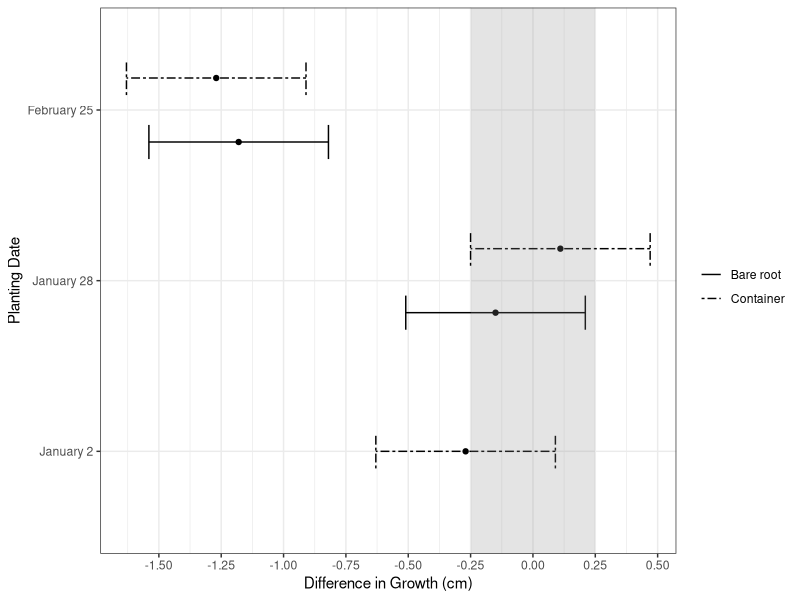
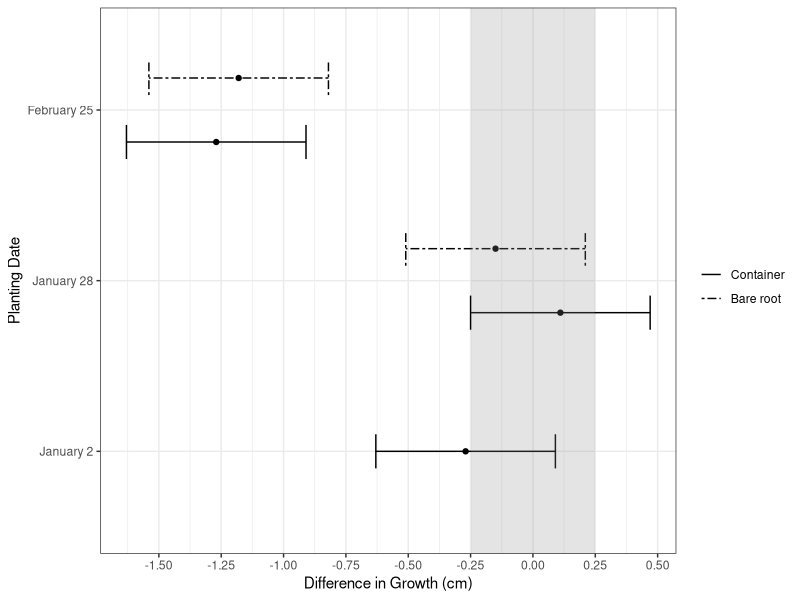
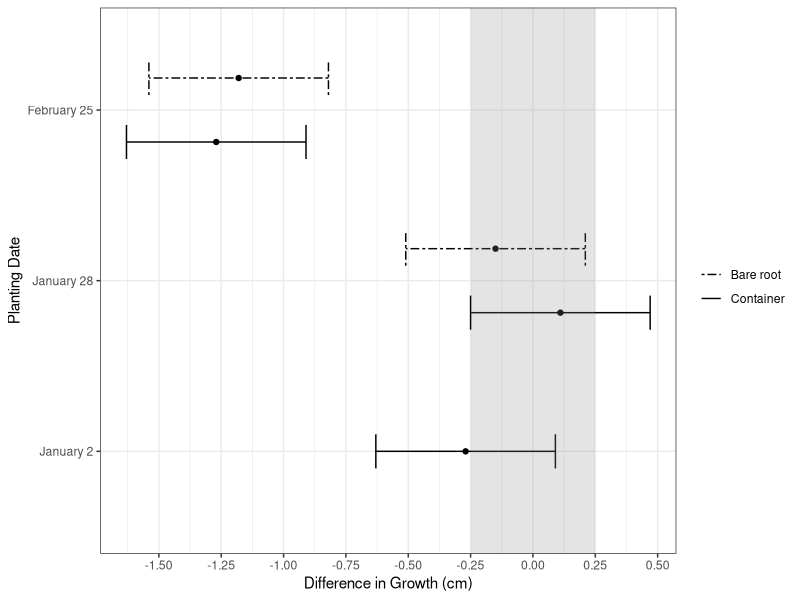

Write the R code that produced these figures, in order.
## ---- chunk 1
library(ggplot2)
## ---- chunk 2
res = structure(list(Diffmeans = c(-0.27, 0.11, -0.15, -1.27, -1.18
), Lower.CI = c(-0.63, -0.25, -0.51, -1.63, -1.54), Upper.CI = c(0.09, 
0.47, 0.21, -0.91, -0.82), plantdate = structure(c(1L, 2L, 2L, 
3L, 3L), .Label = c("January 2", "January 28", "February 25"), class = "factor"), 
    stocktype = structure(c(2L, 2L, 1L, 2L, 1L), .Label = c("bare", 
    "cont"), class = "factor")), .Names = c("Diffmeans", "Lower.CI", 
"Upper.CI", "plantdate", "stocktype"), row.names = c(NA, -5L), class = "data.frame")
## ---- chunk 3
( g1 = ggplot(res, aes(x = plantdate, y = Diffmeans, group = stocktype) ) +
 	geom_point(position = position_dodge(width = .75) ) +
 	geom_errorbar( aes(ymin = Lower.CI, ymax = Upper.CI,
 	                   linetype = stocktype,
 	                   width = c(.2, .4, .4, .4, .4) ),
 	               position = position_dodge(width = .75) ) +
      theme_bw() + 
      labs(y = "Difference in Growth (cm)",
           x = "Planting Date") +
      geom_rect(xmin = -Inf, xmax = Inf, ymin = -.25, ymax = .25, 
			fill = "grey54", alpha = .05) +
      scale_y_continuous(breaks = seq(-1.5, .5, by = .25) ) + 
      coord_flip() +
      scale_linetype_manual(values = c("solid", "twodash"),
                            name = element_blank(),
                            labels = c("Bare root", "Container") ) )
## ---- chunk 4
res$stocktype = factor(res$stocktype, levels = c("cont", "bare") )
## ---- chunk 5
g1 %+% 
     res +
     scale_linetype_manual(values = c("solid", "twodash"),
                            name = element_blank(),
                            labels = c("Container", "Bare root") )
## ---- chunk 6
g1 %+% 
     res +
     scale_linetype_manual(values = c("solid", "twodash"),
                           name = element_blank(),
                           labels = c("Container", "Bare root"),
                           guide = guide_legend(reverse = TRUE) )
